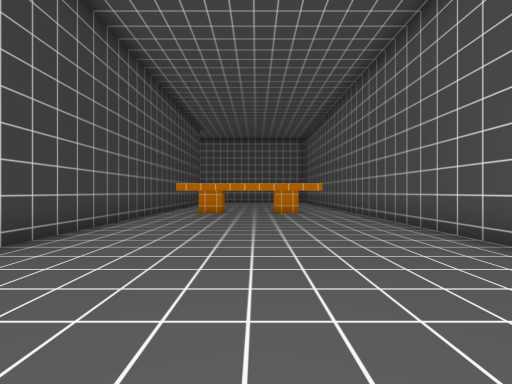
[1] (above)

13 first-person views from a walk through a Unity game level. The camera is 1.5 m above the floor, looks level and sees 90° across. The floor is counted in squares, 2 m on a side. Each view is taken from the middle of a square. On the plan, view 1 faces up. The plan holds only what a view shows up to about 9 squares ahead; the rest is blank. The place goes on beyond the plan. The player character is not drawn. Some surface patterns are stand-ins.

[2]
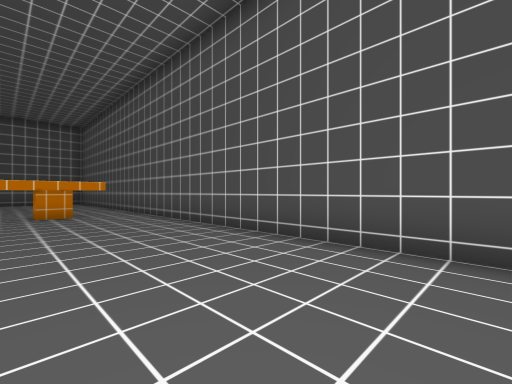

[3]
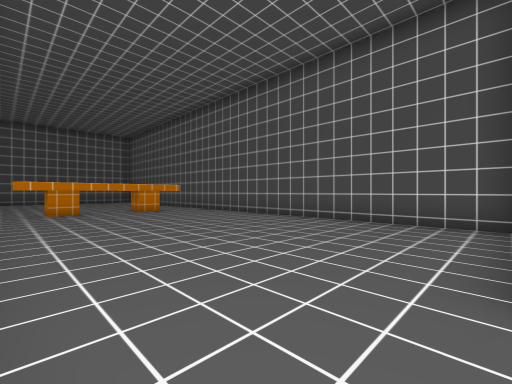

[4]
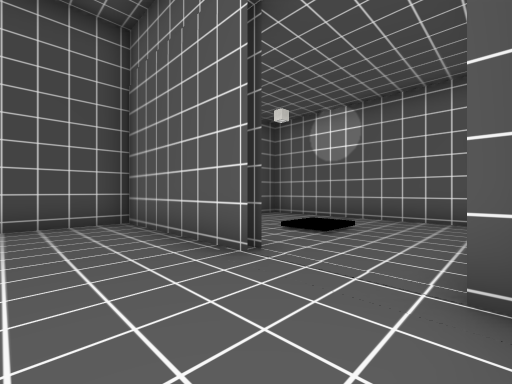

[5]
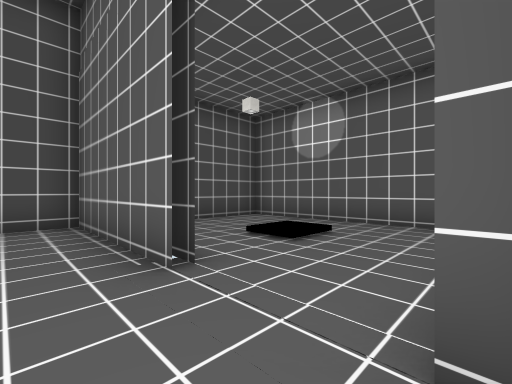

[6]
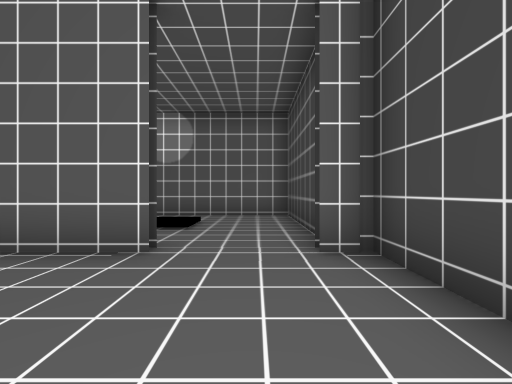

[7]
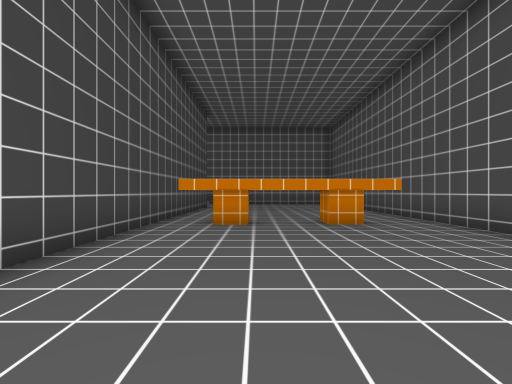

[8]
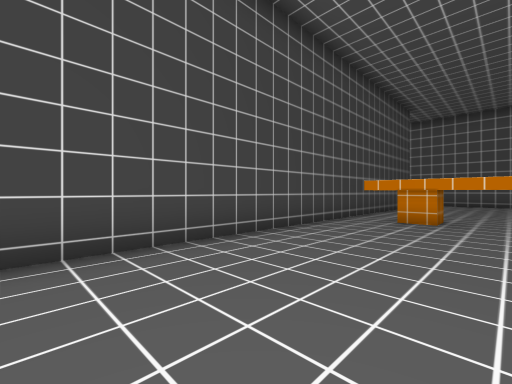

[9]
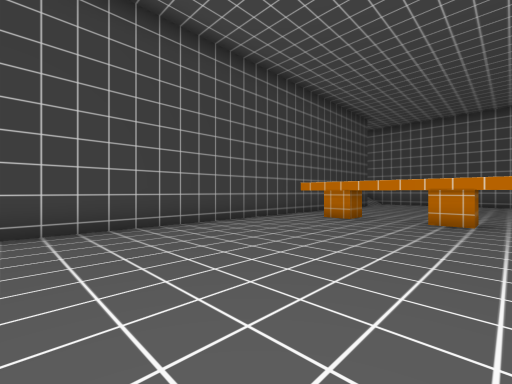

[10]
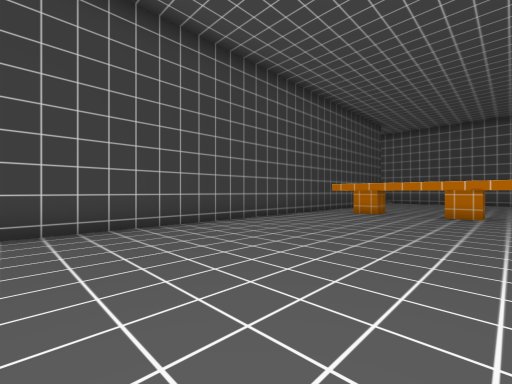

[11]
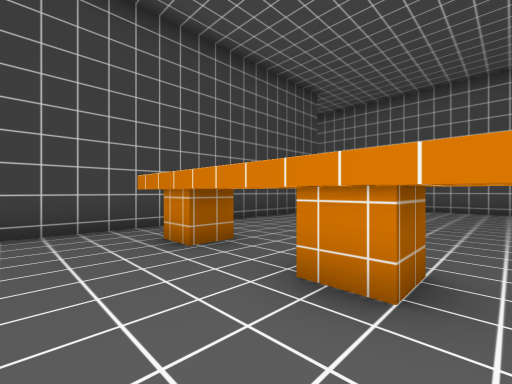

[12]
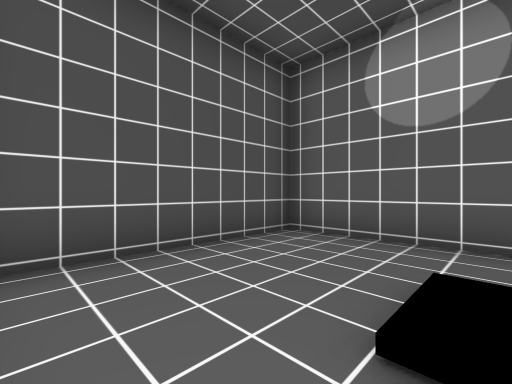

[13]
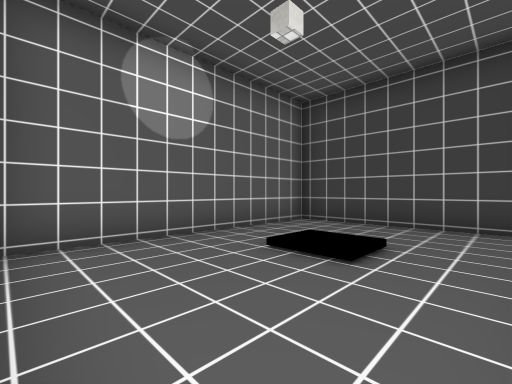

### Floor plan
Key: @ floor where view 1 was taken; # wall or solid block; . main floor; : floor 0.25 m higher than the main floor; / step, stairs or slope; T thing the floor can be seen under or through.
Columns run from 4 left of view 1 to 4 right of it. Each row starts with its distance up from view 1.
 12 #.......#
 11 #.......#
 10 #.......#
  9 #.TTTTT.#
  8 #.......#
  7 #.......#
  6 #.......#
  5 #.......#
  4 #.......#
  3 #.......#
  2 #.......#
  1 #.......#
  0 #...@...#
 -1 #...#####
 -2 ##......#
 -3  #../...#
 -4  #..:...#
 -5  #......#
 -6  #......#
 -7  ########

Positions as (right, up) in squares from view 1, and headings:
1: (0, 0), facing up
2: (0, 0), facing up-right
3: (-3, -1), facing up-right
4: (-3, 1), facing down-right
5: (-3, 0), facing down-right
6: (-2, 2), facing down
7: (-1, 3), facing up
8: (0, 2), facing up-left
9: (2, 2), facing up-left
10: (2, 0), facing up-left
11: (2, 7), facing up-left
12: (0, -2), facing down-right
13: (3, -2), facing down-left
